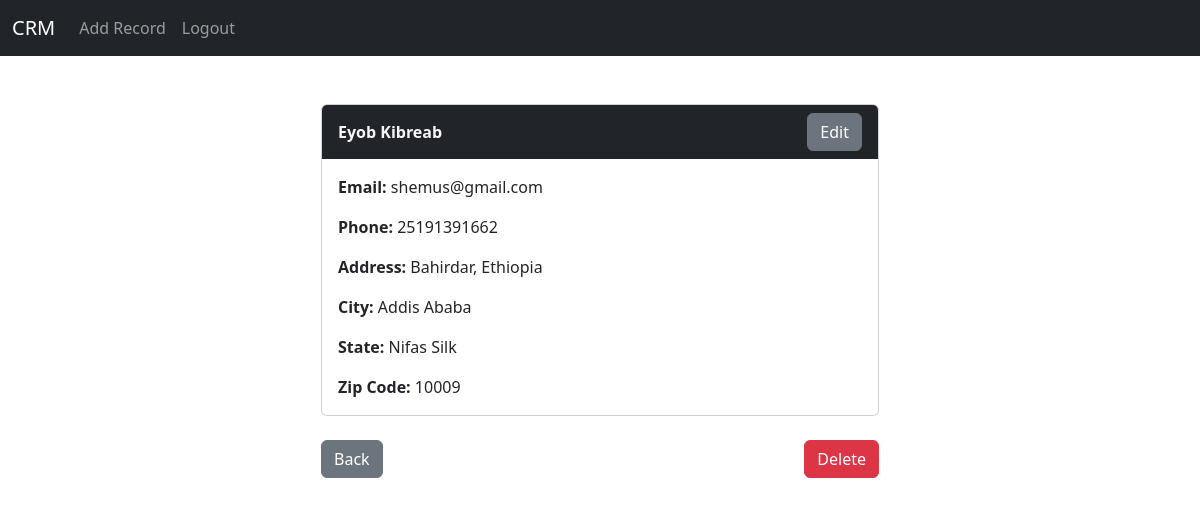
The page /record/2 (signed in) on the database its author committed.
### crmApp/models.py (models this page shows, shortened)
class Record(models.Model):
    created_at = models.DateTimeField(auto_now_add=True)
    first_name = models.CharField(max_length=50)
    last_name = models.CharField(max_length=50)
    email = models.CharField(max_length=70)
    phone = models.CharField(max_length=15)
    address = models.CharField(max_length=40)
    city = models.CharField(max_length=50)
    state = models.CharField(max_length=30)
    zipcode = models.CharField(max_length=20)

### crmApp/views.py (the view)
# urls.py: path('record/<int:id>', views.customer_record, name='record'),
def customer_record(request, id):
    customer = Record.objects.get(id=id)
    if request.user.is_authenticated:
        return render(request, 'record.html', {'customer': customer})
    else:
        messages.error(request, "You must be logged in to view this page ...")
        return redirect('home')

### crmApp/templates/record.html
{% extends 'base.html' %}
{% block content%}
<br/>
<div class="col-md-6 offset-md-3">
    <div class="card">
        <div class="card-header border-0" style="background-color: rgb(33, 37, 41); color: whitesmoke;">
            <div class="d-flex align-items-center justify-content-between">
                <strong>{{customer.first_name}} {{customer.last_name}}</strong>
                <a href="{% url 'edit_record' customer.id %}" class="btn btn-secondary">Edit</a>
            </div>
        </div>
        <div class="card-body">
          <p class="card-text stripped"><strong>Email:</strong> {{customer.email}}</p>
          <p class="card-text"><strong>Phone:</strong> {{customer.phone}}</p>
          <p class="card-text"><strong>Address:</strong> {{customer.address}}</p>
          <p class="card-text"><strong>City:</strong> {{customer.city}}</p>
          <p class="card-text"><strong>State:</strong> {{customer.state}}</p>
          <p class="card-text"><strong>Zip Code:</strong> {{customer.zipcode}}</p>
        </div>
      </div>
      <br/>
      <div class="d-flex justify-content-between">
        <a href="{% url 'home' %}" class="btn btn-secondary">Back</a>
        <a href="{% url 'delete_record' customer.id %}" class="btn btn-danger">Delete</a>
      </div>
</div>
{% endblock %}

### rows shown on the page
Record: first_name "Eyob", last_name "Kibreab", email "shemus@gmail.com", phone "25191391662", address "Bahirdar, Ethiopia", city "Addis Ababa", state "Nifas Silk", zipcode "10009"
